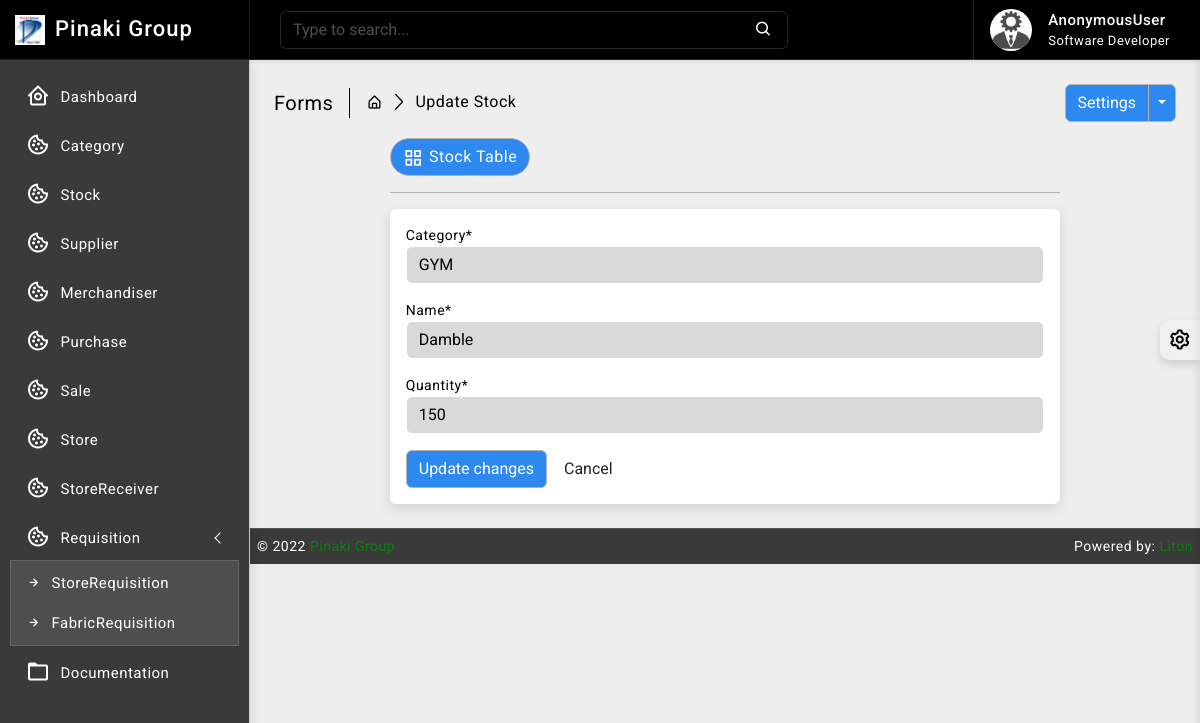
Page /stock/1/edit on the committed database.
### stock/models.py (models this page shows, shortened)
class Stock(models.Model):
    id = models.AutoField(primary_key=True)
    category = models.ForeignKey(Category, on_delete=models.CASCADE, blank=False)
    name = models.CharField(max_length=30, unique=True)
    quantity = models.IntegerField(default=1)
    is_deleted = models.BooleanField(default=False)

### stock/views.py (the view)
# urls.py: path('<int:pk>/edit', views.StockUpdateView.as_view(), name='stock_update'),
class StockUpdateView(SuccessMessageMixin, UpdateView):                                 # updateview class to edit stock, mixin used to display message
    model = Stock                                                                       # setting 'Stock' model as model
    form_class = StockForm                                                              # setting 'StockForm' form as form
    template_name = "stock/update.html"                                                 # 'edit_stock.html' used as the template
    success_url = '/stock'                                                              # redirects to 'inventory' page in the url after submitting the form
    success_message = "Stock has been updated successfully"                             # displays message when form is submitted
    def get_context_data(self, **kwargs):                                               # used to send additional context
        context = super().get_context_data(**kwargs)
        return context

### stock/forms.py
class StockForm(forms.ModelForm):
    def __init__(self, *args, **kwargs):                          # used to set css classes to the various fields
        super().__init__(*args, **kwargs)
        self.fields['category'].widget.attrs.update({'class': 'textinput form-control'})
        self.fields['name'].widget.attrs.update({'class': 'textinput form-control'})
        self.fields['quantity'].widget.attrs.update({'class': 'textinput form-control', 'min': '0'})
    class Meta:
        model = Stock
        fields = ['category', 'name', 'quantity']

### category/models.py (called while the page is built)
    def __str__(self):
        return self.name

### templates/stock/update.html (shortened to what this page needs)
{% extends 'base/base.html' %}
{% block body %}
{% load crispy_forms_tags %}
{% load static %}
<div class="page-wrapper">
	<div class="page-content">
		<div class="page-breadcrumb d-none d-sm-flex align-items-center mb-3">
			<div class="breadcrumb-title pe-3">Forms</div>
			<div class="ps-3">
				<nav aria-label="breadcrumb">
					<ol class="breadcrumb mb-0 p-0">
						<li class="breadcrumb-item">
							<a href="#">
								<i class="bx bx-home-alt"></i>
							</a>
						</li>
						<li class="breadcrumb-item active" aria-current="page">Update Stock</li>
					</ol>
				</nav>
			</div>
			<div class="ms-auto">
				<div class="btn-group">
					<button type="button" class="btn btn-light">Settings</button>
					<button type="button" class="btn btn-light dropdown-toggle dropdown-toggle-split" data-bs-toggle="dropdown">
					</button>
				</div>
			</div>
		</div>
		<div class="row">
			<div class="col-xl-9 mx-auto">
				<div class="ms-auto">
					<a href="{% url 'stock_read' %}" class="btn btn-light radius-30 mt-2 mt-lg-0">
						<i class="bx bx-grid-alt"></i>Stock Table
					</a>
				</div>
				<hr/>
				<div class="card">
					<div class="card-body">
						<form class="row g-3" method="POST">
								<div class="col-sm-12">
									<div class="controls">
										{{ form.category|as_crispy_field }}
									</div>
								</div><br>
								<div class="col-sm-12">
									<div class="controls">
										{{ form.name|as_crispy_field }}
									</div>
								</div><br>
								<div class="col-sm-12">
									<div class="controls">
										{{ form.quantity|as_crispy_field }}
									</div>
								</div><br>
							<div class="form-actions">
								<button type="submit" class="btn btn-light">Update changes</button>
								<button type="reset" class="btn">Cancel</button>
							</div>
						</form>
					</div>
				</div>
			</div>
		</div>
	</div>
</div>
{% endblock body %}

### static/css/app.css (style rules this page uses)
body { font-size: 14px; letter-spacing: .5px; font-family: Roboto, sans-serif; overflow-x: hidden }
a { text-decoration: none }
.page-wrapper { height: 100%; margin-top: 60px; margin-bottom: 0px; margin-left: 250px }
.page-content { padding: 1.5rem 1.5rem 0 1.5rem }
.breadcrumb-title { font-size: 20px; border-right: 1.5px solid #000000; }
.page-breadcrumb .breadcrumb li.breadcrumb-item { font-size: 16px }
.page-breadcrumb .breadcrumb-item+.breadcrumb-item::before { display: inline-block; padding-right: .5rem; color: #000000; font-family: LineIcons; content: "\ea5c" }
.radius-30 { border-radius: 30px }
.btn i { vertical-align: middle; font-size: 1.3rem; margin-top: -1em; margin-bottom: -1em; margin-right: 5px }
input::placeholder { color: #fff!important; opacity: .3!important }
.bg-theme { background-size: 100% 100%; background-attachment: fixed; background-position: center; background-repeat: no-repeat; transition: background .2s; }
body.bg-theme2 { background-image: url(../images/bg-themes/2.png); }

### rows in the picture
Stock: category "GYM", name "Damble", quantity "150"

### other values in the picture
{{ request.user }} "AnonymousUser"
